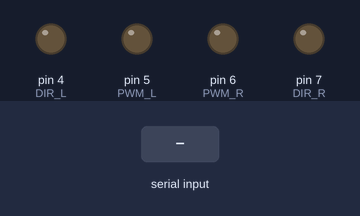
This sketch was run on a simulated Arduino Uno, built with avr-gcc and run on an emulated ATmega328P. Parts: output pins drawn as LEDs (lit = HIGH). Inputs (shaded band) come from the test bench. The modem accepts every AT command (registered, SIM ready, sends succeed) and sends nothing else; what the sketch prints to the serial monitor is not drawn.

Above: at 3.2 s.
3.3 s: "1\n" received over the second serial link
At 4.2 s:
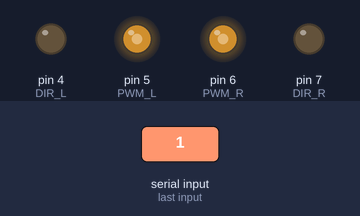
4.8 s: "2\n" received over the second serial link
At 5.3 s:
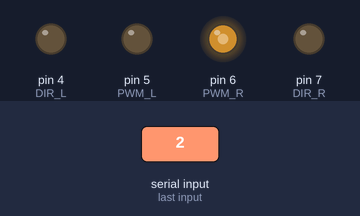
6.3 s: "3\n" received over the second serial link
At 7.5 s:
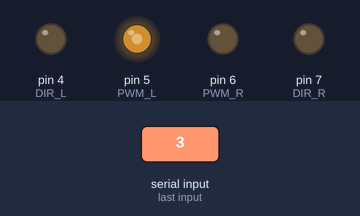
7.8 s: "4\n" received over the second serial link
At 8.8 s:
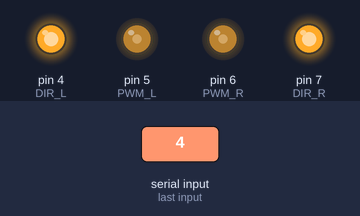
9.3 s: "5\n" received over the second serial link
At 9.9 s:
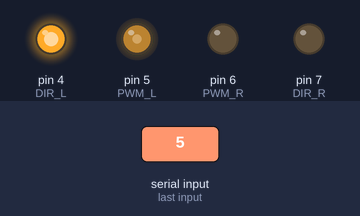
Timing chart, 0 to 11.8 s (numbered marks = the images above; inputs shaded):
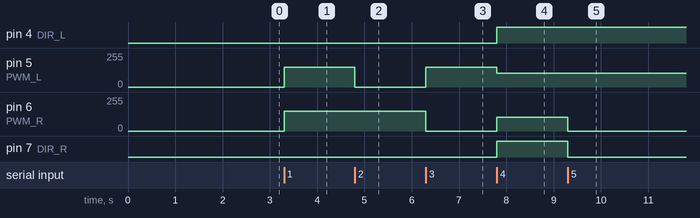

Measured:
- after the input at 3.3 s, pin 5 (PWM_L), pin 6 (PWM_R): 0/255 → 150/255 at once
- after the input at 4.8 s, pin 5 (PWM_L): 150/255 → 0/255 at once
- after the input at 6.3 s, pin 5 (PWM_L): 0/255 → 150/255 at once; pin 6 (PWM_R): 150/255 → 0/255 at once
- after the input at 7.8 s, pin 4 (DIR_L), pin 7 (DIR_R): LOW → HIGH at once; pin 5 (PWM_L): 150/255 → 105/255 at once; pin 6 (PWM_R): 0/255 → 105/255 at once
- after the input at 9.3 s, pin 6 (PWM_R): 105/255 → 0/255 at once; pin 7 (DIR_R): HIGH → LOW at once

The sketch:

RcCarController.ino
```cpp
#include <SoftwareSerial.h>

#define DEBUG_ 0

/* Direction def */
#define FWD   0
#define BWD   1

/* Pinout macros */
#define DIR_L 4
#define PWM_L 5
#define PWM_R 6
#define DIR_R 7
#define RX    10
#define TX    11

/* Global vars AP init & GPIO controller */
const String apSsid = "RcSiegeCreep";
const String apPwd = "hello!!";
String lastEspRead = "";
uint8_t carSpeed = 150; /* Must be bounded between 0 (slowest) and 255 (fastest) */

SoftwareSerial softSerial(RX, TX); // RX, TX

void setup()
{
  /* Serials init */
  Serial.begin(19200);
  softSerial.begin(19200);

  /* ESP8266 AP init */
  /* Setting AP's config */
  Serial.println(espExec("AT+CWSAP=\"" + apSsid + "\",\"" + apPwd + "\",1,4"));
  delay(500);
  /* Setting to AP mode only */
  Serial.println(espExec("AT+CWMODE=2"));
  delay(500);
  /* Enabling CIPMUX for multiple connections */
  Serial.println(espExec("AT+CIPMUX=1"));
  delay(500);
  /* Starting an UDP server */
  Serial.println(espExec("AT+CIPSTART=0,\"UDP\",\"192.168.4.1\",4445,4445,2")); /* Modify UDP to TCP if TCP socket is needed */
  delay(500);

  /* Pins init */
  pinMode(DIR_L, OUTPUT);
  pinMode(PWM_L, OUTPUT);
  pinMode(PWM_R, OUTPUT);
  pinMode(DIR_R, OUTPUT);
  analogWrite(PWM_L, 0);
  analogWrite(PWM_R, 0);
  digitalWrite(DIR_L, FWD);
  digitalWrite(DIR_R, FWD);
}

void loop()
{
  /* Continuously read from ESP8266 to see if there's
  a command to process */
  lastEspRead = espRead();
  if (lastEspRead.length() > 0)
  {
    /* Actual command starts after ':' */
    int cmdIdx = lastEspRead.indexOf(":");
    String cmd = lastEspRead.substring(cmdIdx + 1);
  #ifndef DEBUG_
    Serial.println("[DEBUG]: Command received: " + cmd);
  #endif
    gpioControllerExec(cmd);
    lastEspRead = "";
  }
}

/**
 * @brief: Send a command to ESP8266 and read its' response
 * @param[in]: cmd - an AT command
 * @return: the status/response of ESP8266
 */
String espExec(String cmd)
{
  softSerial.println(cmd);
  return espRead();
}

/**
 * @brief: Read the status/response from ESP8266
 * @return: the status/response of ESP8266
 */
String espRead()
{
  String espRetStr = "";
  while (softSerial.available())
  {
    char espRetChar = softSerial.read();
    espRetStr.concat(espRetChar);
  }
  return espRetStr;
}

/**
 * @brief: Execute an RC car command using the GPIOs
 * @param[in]: cmd - the command to execute
 */
void gpioControllerExec(String cmd) {
  int cmdEnum = cmd.toInt();
#ifndef DEBUG_
  Serial.print("[DEBUG]: CmdEnum: " + cmdEnum);
#endif
  switch (cmdEnum)
  {
    case 1:
      {
        goFF();
        break;
      }
    case 2:
      {
        goFR();
        break;
      }
    case 3:
      {
        goFL();
        break;
      }
    case 4:
      {
        goB();
        break;
      }
    case 5:
      {
        goBR();
        break;
      }
    case 6:
      {
        goBL();
        break;
      }
    case 7:
      {
        goL();
        break;
      }
    case 8:
      {
        goR();
        break;
      }
    case 9:
      {
        Stop();
        break;
      }
    default:
      {
        break;
      }
  }
}

/**
 * @brief: Go forward
 */
void goFF()
{
#ifndef DEBUG_
  Serial.println("[DEBUG]: FULL FWD");
#endif
  digitalWrite(DIR_L, FWD);
  analogWrite(PWM_L, carSpeed);
  analogWrite(PWM_R, carSpeed);
  digitalWrite(DIR_R, FWD);
}

/**
 * @brief: Go forward and slightly to the right
 */
void goFR()
{
#ifndef DEBUG_
  Serial.println("[DEBUG]: FWD RIGHT");
#endif
  digitalWrite(DIR_L, FWD);
  analogWrite(PWM_R, carSpeed);
  analogWrite(PWM_L, 0);
  digitalWrite(DIR_R, FWD);
}

/**
 * @brief: Go forward and slightly to the left
 */
void goFL()
{
#ifndef DEBUG_
  Serial.println("[DEBUG]: FWD LEFT");
#endif
  digitalWrite(DIR_L, FWD);
  analogWrite(PWM_R, 0);
  analogWrite(PWM_L, carSpeed);
  digitalWrite(DIR_R, FWD);
}

/**
 * @brief: Go backward
 */
void goB()
{
#ifndef DEBUG_
  Serial.println("[DEBUG]: FULL BACK");
#endif
  digitalWrite(DIR_L, BWD);
  analogWrite(PWM_L, 255 - carSpeed);
  analogWrite(PWM_R, 255 - carSpeed);
  digitalWrite(DIR_R, BWD);
}

/**
 * @brief: Go backawrd and slightly to the right
 */
void goBR()
{
  #ifndef DEBUG_
    Serial.println("[DEBUG]: BACK RIGHT");
  #endif
  digitalWrite(DIR_L, BWD);
  analogWrite(PWM_L, 255 - carSpeed);
  analogWrite(PWM_R, 0);
  digitalWrite(DIR_R, FWD);
}

/**
 * @brief: Go backward and slightly to the left
 */
void goBL() {
#ifndef DEBUG_
  Serial.println("[DEBUG]: BACK LEFT");
#endif
  digitalWrite(DIR_L, FWD);
  analogWrite(PWM_L, 0);
  analogWrite(PWM_R, 255 - carSpeed);
  digitalWrite(DIR_R, BWD);
}

/**
 * @brief: Turn left
 */
void goL() {
#ifndef DEBUG_
  Serial.println("[DEBUG]: FULL LEFT");
#endif
  digitalWrite(DIR_R, BWD);
  analogWrite(PWM_R, 255 - carSpeed);
  analogWrite(PWM_L, carSpeed);
  digitalWrite(DIR_L, FWD);
}

/**
 * @brief: Turn right
 */
void goR()
{
#ifndef DEBUG_
  Serial.println("[DEBUG]: FULL RIGHT");
#endif
  digitalWrite(DIR_R, FWD);
  analogWrite(PWM_R, carSpeed);
  analogWrite(PWM_L, 255 - carSpeed);
  digitalWrite(DIR_L, BWD);
}

/**
 * @brief: Stop by writing 0 to all PWM pins
 */
void Stop()
{
#ifndef DEBUG_
  Serial.println("[DEBUG]: STOP");
#endif
  analogWrite(PWM_L, 0);
  analogWrite(PWM_R, 0);
  digitalWrite(DIR_R, FWD);
  digitalWrite(DIR_L, FWD);
}
```
